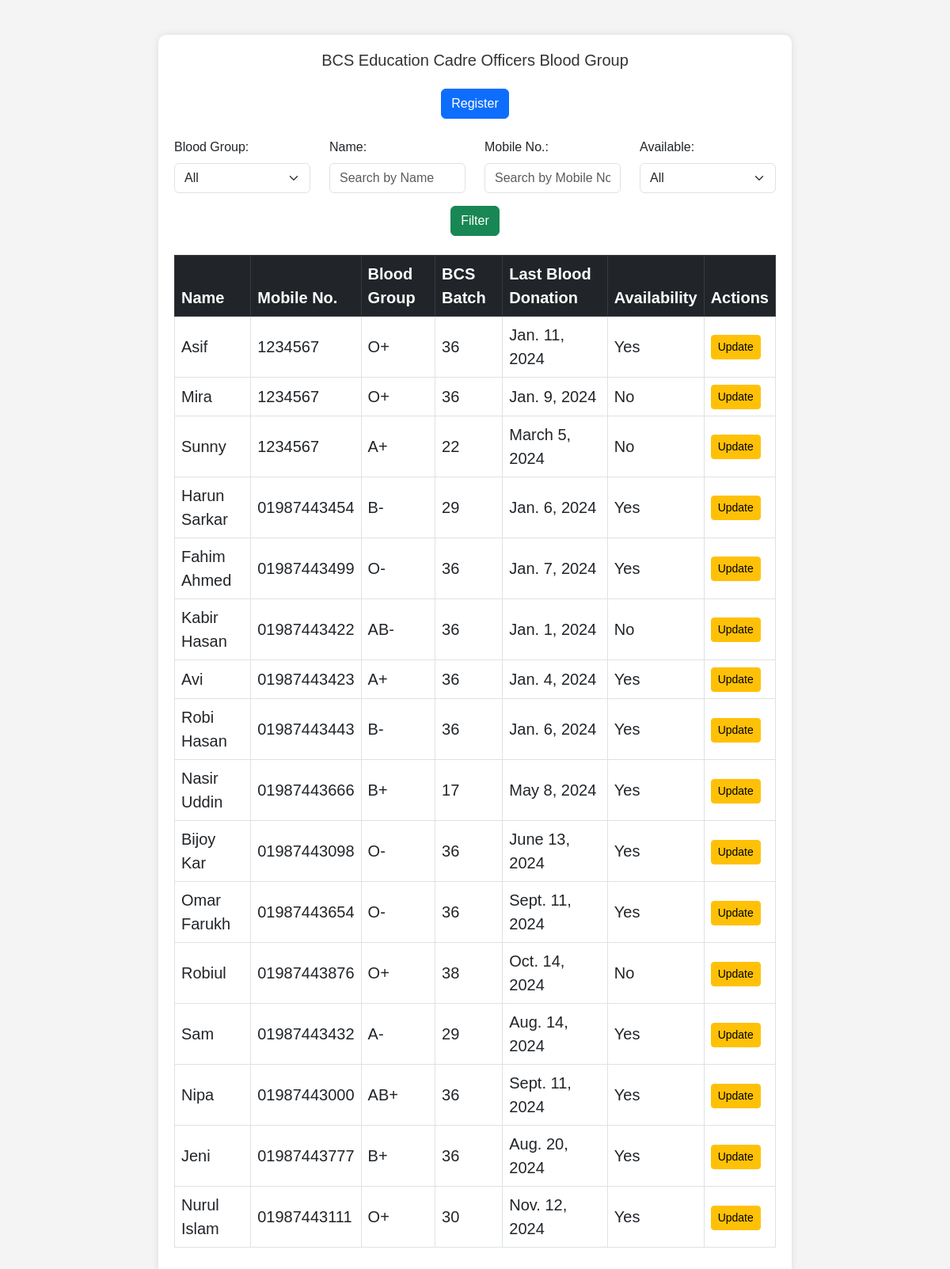
Screenshot of /donors/ with the database file from the repository.
### Donors/models.py (models this page shows, shortened)
class Donor(models.Model):
    BLOOD_GROUP_CHOICES = [
        ('A+', 'A+'),
        ('A-', 'A-'),
        ('B+', 'B+'),
        ('B-', 'B-'),
        ('AB+', 'AB+'),
        ('AB-', 'AB-'),
        ('O+', 'O+'),
        ('O-', 'O-'),
    ]
    name = models.CharField(max_length=100)
    desig = models.CharField(max_length=30)
    mobile_number = models.CharField(max_length=15)
    bcs_batch = models.CharField(max_length=20)
    blood_group = models.CharField(max_length=3, choices=BLOOD_GROUP_CHOICES)
    last_blood_donation = models.DateField(null=True, blank=True)
    is_available = models.BooleanField(default=True)
    created_at = models.DateTimeField(auto_now_add=True)

### Donors/views.py (the view)
# urls.py: path('', views.donor_list, name='donor_list'),
def donor_list(request):
    blood_group = request.GET.get('blood_group', '')
    name = request.GET.get('name', '')
    mobile_number = request.GET.get('mobile_number', '')
    is_available = request.GET.get('is_available', '')
    donors = Donor.objects.all()
    if blood_group:
        donors = donors.filter(blood_group=blood_group)
    if name:
        donors = donors.filter(name__icontains=name)
    if mobile_number:
        donors = donors.filter(mobile_number__icontains=mobile_number)
    if is_available:
        donors = donors.filter(is_available__icontains=is_available)
    return render(request, 'donors/list.html', {'donors': donors})

### Donors/templates/donors/list.html (shortened to what this page needs)
<!DOCTYPE html>
{% load static %}
<html lang="en">
<head>
    <link href="https://cdn.jsdelivr.net/npm/bootstrap@5.3.0-alpha1/dist/css/bootstrap.min.css" rel="stylesheet">
    <link rel="stylesheet" href="{% static 'css/styles.css' %}">
</head>
<body>
    <div class="container mt-4">
        <h1 class="text-center mb-4">BCS Education Cadre Officers Blood Group</h1>
        <div class="text-center mb-4">
            <a href="{% url 'register_donor' %}" class="btn btn-primary">Register</a>
        </div>
        <form method="GET" action="{% url 'donor_list' %}" class="row gy-3 mb-4">
            <div class="col-md-3">
                <label for="blood_group" class="form-label">Blood Group:</label>
                <select name="blood_group" id="blood_group" class="form-select">
                    <option value="">All</option>
                </select>
            </div>
            <div class="col-md-3">
                <label for="name" class="form-label">Name:</label>
                <input type="text" name="name" id="name" class="form-control" placeholder="Search by Name">
            </div>
            <div class="col-md-3">
                <label for="mobile_number" class="form-label">Mobile No.:</label>
                <input type="text" name="mobile_number" id="mobile_number" class="form-control" placeholder="Search by Mobile No.">
            </div>
            <div class="col-md-3">
                <label for="is_available" class="form-label">Available:</label>
                <select name="is_available" id="is_available" class="form-select">
                    <option value="">All</option>
                </select>
            </div>
            <div class="col-12 text-center">
                <button type="submit" class="btn btn-success">Filter</button>
            </div>
        </form>
        <div class="table-responsive">
            <table class="table table-bordered table-hover text-center align-middle">
                <thead class="table-dark">
                    <tr>
                        <th>Name</th>
                        <th>Mobile No.</th>
                        <th>Blood Group</th>
                        <th>BCS Batch</th>
                        <th>Last Blood Donation</th>
                        <th>Availability</th>
                        <th>Actions</th>
                    </tr>
                </thead>
                <tbody>
                    {% for donor in donors %}
                    <tr>
                        <td>{{ donor.name }}</td>
                        <td>{{ donor.mobile_number }}</td>
                        <td>{{ donor.blood_group }}</td>
                        <td>{{ donor.bcs_batch }}</td>
                        <td>{{ donor.last_blood_donation }}</td>
                        <td>{{ donor.is_available|yesno:"Yes,No" }}</td>
                        <td>
                            <a href="{% url 'update_donation' donor.id %}" class="btn btn-warning btn-sm">Update</a>
                        </td>
                    </tr>
                    {% endfor %}
                </tbody>
            </table>
        </div>
    </div>
</body>
</html>

### Donors/static/css/styles.css (style rules this page uses)
body { font-family: Arial, sans-serif; background-color: #f4f4f4; padding: 20px; }
h1 { text-align: center; color: #333; }
.container { max-width: 800px; margin: 0 auto; background-color: #fff; padding: 20px; box-shadow: 0 0 10px rgba(0, 0, 0, 0.1); border-radius: 10px; }
table { width: 100%; border-collapse: collapse; }
th, td { padding: 12px; text-align: left; border-bottom: 1px solid #ddd; }
th { background-color: #4CAF50; color: white; }
tr:nth-child(even) { background-color: #f9f9f9; }
.text-center { text-align: center; font-size: 20px; }

### rows the page displays
Donor: name "Asif", mobile_number "1234567", blood_group "O+", bcs_batch "36", last_blood_donation "Jan. 11, 2024", is_available "Yes"
Donor: name "Mira", mobile_number "1234567", blood_group "O+", bcs_batch "36", last_blood_donation "Jan. 9, 2024", is_available "No"
Donor: name "Sunny", mobile_number "1234567", blood_group "A+", bcs_batch "22", last_blood_donation "March 5, 2024", is_available "No"
Donor: name "Harun Sarkar", mobile_number "01987443454", blood_group "B-", bcs_batch "29", last_blood_donation "Jan. 6, 2024", is_available "Yes"
Donor: name "Fahim Ahmed", mobile_number "01987443499", blood_group "O-", bcs_batch "36", last_blood_donation "Jan. 7, 2024", is_available "Yes"
Donor: name "Kabir Hasan", mobile_number "01987443422", blood_group "AB-", bcs_batch "36", last_blood_donation "Jan. 1, 2024", is_available "No"
Donor: name "Avi", mobile_number "01987443423", blood_group "A+", bcs_batch "36", last_blood_donation "Jan. 4, 2024", is_available "Yes"
Donor: name "Robi Hasan", mobile_number "01987443443", blood_group "B-", bcs_batch "36", last_blood_donation "Jan. 6, 2024", is_available "Yes"
Donor: name "Nasir Uddin", mobile_number "01987443666", blood_group "B+", bcs_batch "17", last_blood_donation "May 8, 2024", is_available "Yes"
Donor: name "Bijoy Kar", mobile_number "01987443098", blood_group "O-", bcs_batch "36", last_blood_donation "June 13, 2024", is_available "Yes"
Donor: name "Omar Farukh", mobile_number "01987443654", blood_group "O-", bcs_batch "36", last_blood_donation "Sept. 11, 2024", is_available "Yes"
Donor: name "Robiul", mobile_number "01987443876", blood_group "O+", bcs_batch "38", last_blood_donation "Oct. 14, 2024", is_available "No"
Donor: name "Sam", mobile_number "01987443432", blood_group "A-", bcs_batch "29", last_blood_donation "Aug. 14, 2024", is_available "Yes"
Donor: name "Nipa", mobile_number "01987443000", blood_group "AB+", bcs_batch "36", last_blood_donation "Sept. 11, 2024", is_available "Yes"
Donor: name "Jeni", mobile_number "01987443777", blood_group "B+", bcs_batch "36", last_blood_donation "Aug. 20, 2024", is_available "Yes"
Donor: name "Nurul Islam", mobile_number "01987443111", blood_group "O+", bcs_batch "30", last_blood_donation "Nov. 12, 2024", is_available "Yes"
